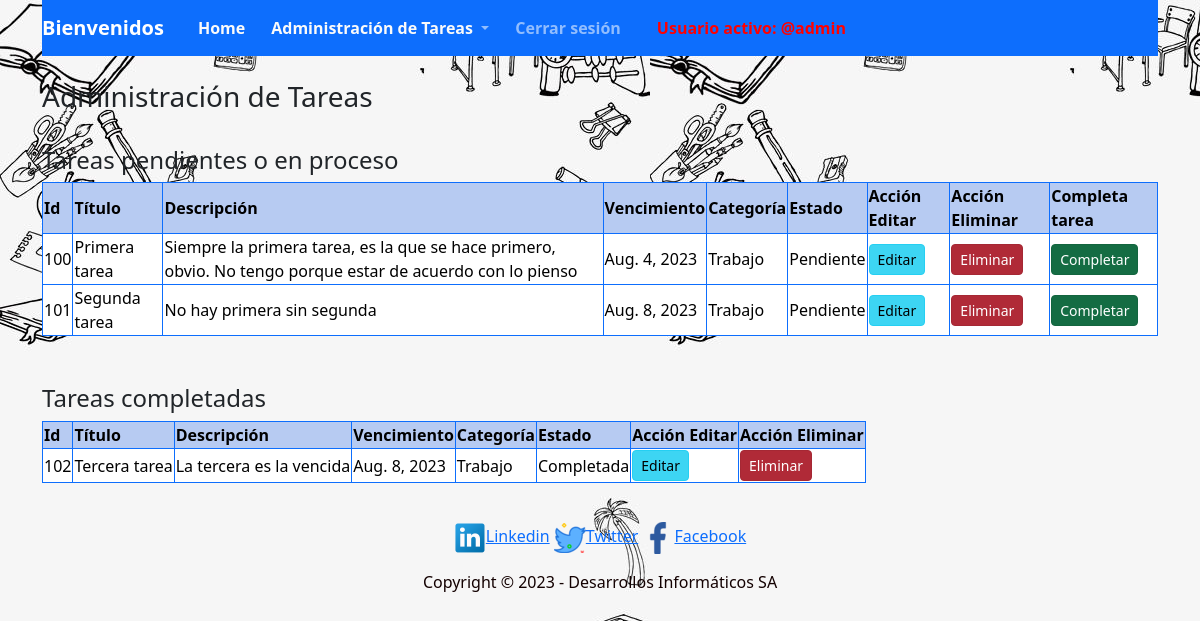
Screenshot of /completa_tareas/102/ (signed in) with the database file from the repository.
### tareas/models.py (models this page shows, shortened)
class registroTareas(models.Model):
    id_tarea = models.CharField(
        null= False,
        max_length = 3,
        primary_key = True,
        default = '100'
        )
    titulo_tarea = models.CharField(max_length=50, verbose_name="Título de la tarea")
    descripcion_tarea = models.CharField(max_length=150, verbose_name="Descripción de la tarea")
    fecha_vencimiento_tarea = models.DateField(default=timezone.now, verbose_name="Fecha de vencimiento de la tarea")
    categoria_tarea = models.CharField(max_length=1, choices=categorias, default='1', verbose_name="Categoria tarea")
    estado_tarea = models.CharField(max_length=1, choices=estados, default='1', verbose_name="Estado de la tarea")

### tareas/views.py (the view)
# urls.py: path('completa_tareas/<id>/', completaTareas, name = 'completa_tareas'),
@login_required
def completaTareas(request, id):
    tarea_a_completar = registroTareas.objects.get(pk = id)
    tarea_a_completar.estado_tarea = "3"
    tarea_a_completar.save()
    tareas = registroTareas.objects.all().order_by('estado_tarea')
    return render(request, 'administra_tareas.html', {'tareas': tareas})

### tareas/templates/administra_tareas.html (shortened to what this page needs)
{% load static %}
<!DOCTYPE html>
<html lang="en">
  <head>
   <link href="https://cdn.jsdelivr.net/npm/bootstrap@5.3.1/dist/css/bootstrap.min.css" rel="stylesheet">
   <link rel="stylesheet" href="{% static 'assets/estilos/styles.css' %}" />
  </head>
  <body >
  {% load crispy_forms_tags %}
   <div class="container">
     <header>
      <nav class="navbar navbar-expand-lg navbar bg-primary" data-bs-theme="dark">
        <a class="navbar-brand" href="{% url 'index' %}">Bienvenidos</a>
        <div class="collapse navbar-collapse" id="navbarSupportedContent">
          <ul class="navbar-nav ml-auto">
            <li class="nav-item">
              <a class="nav-link" href="{% url 'index' %}" style="color: rgb(250, 250, 250);"><strong>Home</strong></a>
            </li>
            <li class="dropdown">
                       <a class="nav-link dropdown-toggle" href="#" role="button" type="button"  data-bs-toggle="dropdown" aria-expanded="false">
                          <spam style="color: rgb(250, 250, 250);"><strong>Administración de Tareas</strong></spam>
                        </a>
                      </li>
                      {% if user.is_authenticated %}
                      <li class="nav-item">
                        <a class="nav-link" href="{% url 'logout' %}"><strong>Cerrar sesión</strong></a>
                      </li>
                      <li class="nav-item">
                        <a class="nav-link" href="#" style="color:#FF0000";><strong>Usuario activo: @{{ user.username}}</strong></a>
                      {% endif %}
          </ul>
        </div>
      </nav>
     </header>
    </div>
    <div class="container">
      <br>
      <h3>Administración de Tareas</h3>
      <br>
      <h4>Tareas pendientes o en proceso</h4>
      <table class="table-secondary table-bordered border-primary bg-white">
          <thead>
            <tr style="background-color: rgb(183, 203, 242);">
              <th scope="col">Id</th>
              <th scope="col">Título</th>
              <th scope="col">Descripción</th>
              <th scope="col">Vencimiento</th>
              <th scope="col">Categoría</th>
              <th scope="col">Estado</th>
              <th scope="col">Acción Editar</th>
              <th scope="col">Acción Eliminar</th>
              <th scope="col">Completa tarea</th>
            </tr>
          </thead>
          {% for p in tareas %}
            {% if p.estado_tarea == '1' or p.estado_tarea == '2' %}
            <tbody class="tareas">
                  <tr>
                    <td>{{p.id_tarea}}</td>
                    <td>{{p.titulo_tarea}}</td>
                    <td>{{p.descripcion_tarea}}</td>
                    <td>{{p.fecha_vencimiento_tarea}}</td>
                    {% if p.categoria_tarea == '1' %}
                        <td>Trabajo</td>
                        {% elif p.categoria_tarea == '2' %}
                              <td>Hogar</td>
                        {% elif p.categoria_tarea == '3' %}
                              <td>Estudio</td>
                            {% else %}
                              <td>Otra categoría</td>
                    {% endif %}
                    {% if p.estado_tarea == '1' %}
                        <td>Pendiente</td>
                        {% else %}
                            <td>En progreso</td>
                    {% endif %}
                    <td> <a name="" id="{p.id_tarea}" class="btn btn-info btn-lg active btn-sm" href="{% url 'modifica_tareas' p.id_tarea %}" role="button" type="button">Editar</a></td>
                    <td> <a name="" id="{p.id_tarea}" class="btn btn-danger btn-lg active btn-sm" href="{% url 'elimina_tareas' p.id_tarea %}" role="button" type="button">Eliminar</a></td>
                    <td> <a name="" id="{p.id_tarea}" class="btn btn-success btn-lg active btn-sm" href="{% url 'completa_tareas' p.id_tarea %}" role="button" type="button">Completar</a></td>
              </tbody>
                {% endif %}
        {% endfor %}
        </table>
    <br><br>
    <h4>Tareas completadas</h4>
        <table class="table-secondary table-bordered border-primary bg-white">
            <thead>
              <tr style="background-color: rgb(183, 203, 242);">
                <th scope="col">Id</th>
                <th scope="col">Título</th>
                <th scope="col">Descripción</th>
                <th scope="col">Vencimiento</th>
                <th scope="col">Categoría</th>
                <th scope="col">Estado</th>
                <th scope="col">Acción Editar</th>
                <th scope="col">Acción Eliminar</th>
              </tr>
            </thead>
            {% for p in tareas %}
              {% if p.estado_tarea == '3' %}
                <tbody class="tareas">
                      <tr>
                        <td>{{p.id_tarea}}</td>
                        <td>{{p.titulo_tarea}}</td>
                        <td>{{p.descripcion_tarea}}</td>
                        <td>{{p.fecha_vencimiento_tarea}}</td>
                        {% if p.categoria_tarea == '1' %}
                            <td>Trabajo</td>
                            {% elif p.categoria_tarea == '2' %}
                                  <td>Hogar</td>
                            {% elif p.categoria_tarea == '3' %}
                                  <td>Estudio</td>
                                {% else %}
                                  <td>Otra categoría</td>
                        {% endif %}
                        <td>Completada</td>
                        <td> <a name="" id="{p.id_tarea}" class="btn btn-info btn-lg active btn-sm" href="{% url 'modifica_tareas' p.id_tarea %}" role="button" type="button">Editar</a></td>
                        <td> <a name="" id="{p.id_tarea}" class="btn btn-danger btn-lg active btn-sm" href="{% url 'elimina_tareas' p.id_tarea %}" role="button" type="button">Eliminar</a></td>
                </tbody>
              {% endif %}
            {% endfor %}
          </table>
    </div>
  </body>
  <br>
  <div class="container">
  <footer >
    <div>
      <p id="pie">
        <a href="https://www.linkedin.com/sharing/share-offsite/?url=[url]"><img id="pie-img" src="{% static 'assets/imagenes/linkedin_socialnetwork_17441.png' %}" alt="Linkedin">Linkedin</a>
        <a href="https://twitter.com/intent/tweet?text=[text]&url=[url]&hashtags=[hashtag]"><img id="pie-img" src="{% static 'assets/imagenes/twiter.png' %}" alt="Twitter">Twitter</a>
        <a href="https://www.facebook.com/sharer/sharer.php?u=https://espai.es"><img id="pie-img" src="{% static 'assets/imagenes/facebook_logo_icon_229298.png' %}" alt="Facebook">Facebook</a>
      </p>
      <p>Copyright &copy; 2023 - Desarrollos Informáticos SA</p>
    </div>
  </footer>
</div>
</html>

### tareas/static/assets/estilos/styles.css (style rules this page uses)
body { background-image:url('assets/img/6.jpg'); }
footer { height: 50%; text-align: center; padding: 15px; color: rgb(19, 1, 1); }
#pie { text-align: center; font-size: 1rem; font-weight: 100; }
.navbar { background-color: #f8f9fa; }
.navbar-brand { font-weight: bold; }
.nav-item { padding: 0 10px; }

### rows the page displays
registroTareas: id_tarea "100", titulo_tarea "Primera tarea", descripcion_tarea "Siempre la primera tarea, es la que se hace primero, obvio. No tengo porque estar de acuerdo con lo pienso", fecha_vencimiento_tarea "Aug. 4, 2023", categoria_tarea "Trabajo", estado_tarea "Pendiente"
registroTareas: id_tarea "101", titulo_tarea "Segunda tarea", descripcion_tarea "No hay primera sin segunda", fecha_vencimiento_tarea "Aug. 8, 2023", categoria_tarea "Trabajo", estado_tarea "Pendiente"
registroTareas: id_tarea "102", titulo_tarea "Tercera tarea", descripcion_tarea "La tercera es la vencida", fecha_vencimiento_tarea "Aug. 8, 2023", categoria_tarea "Trabajo"

### other values shown
{{ user.username }} "admin"
